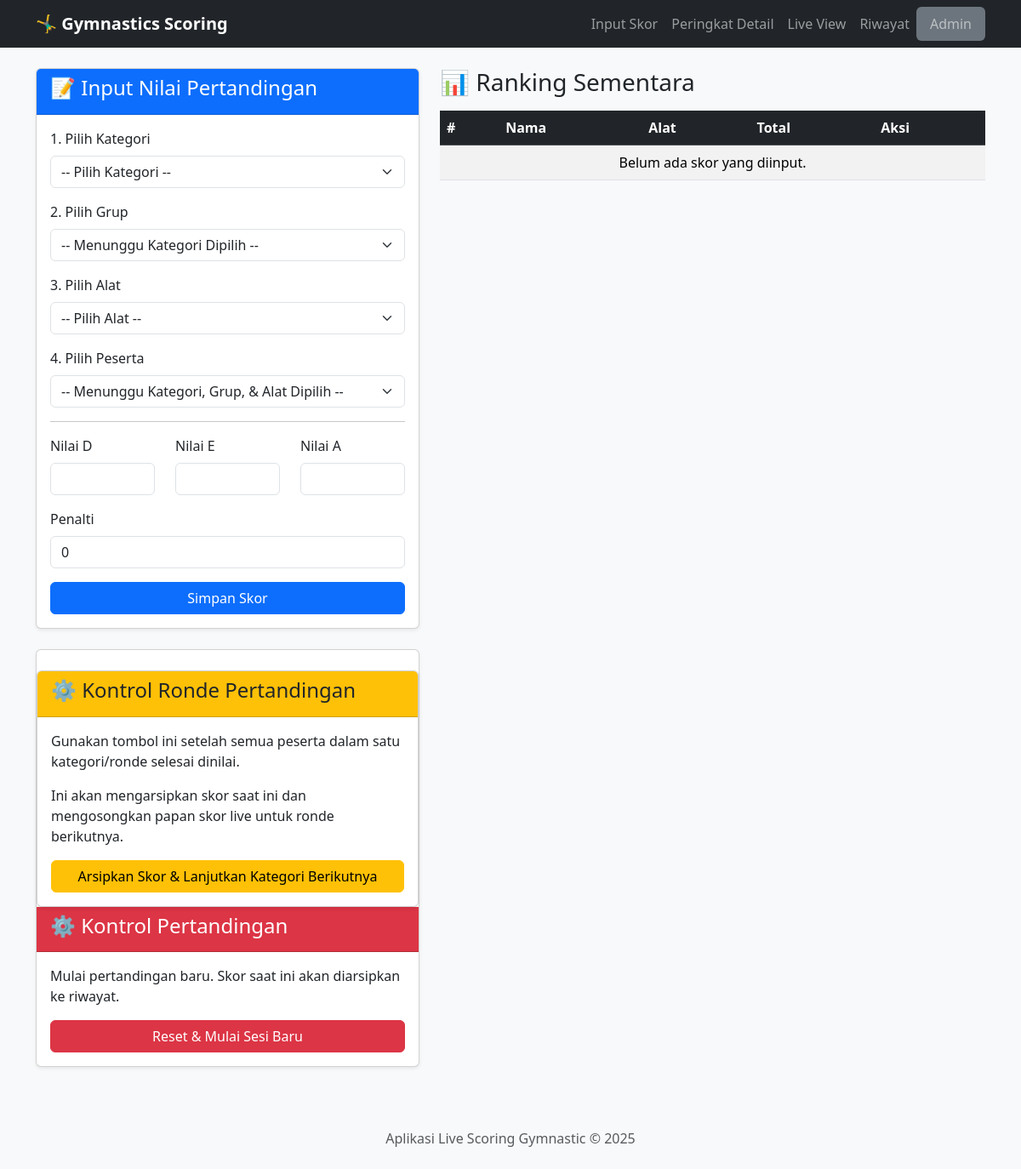
Before: / with the older database file.
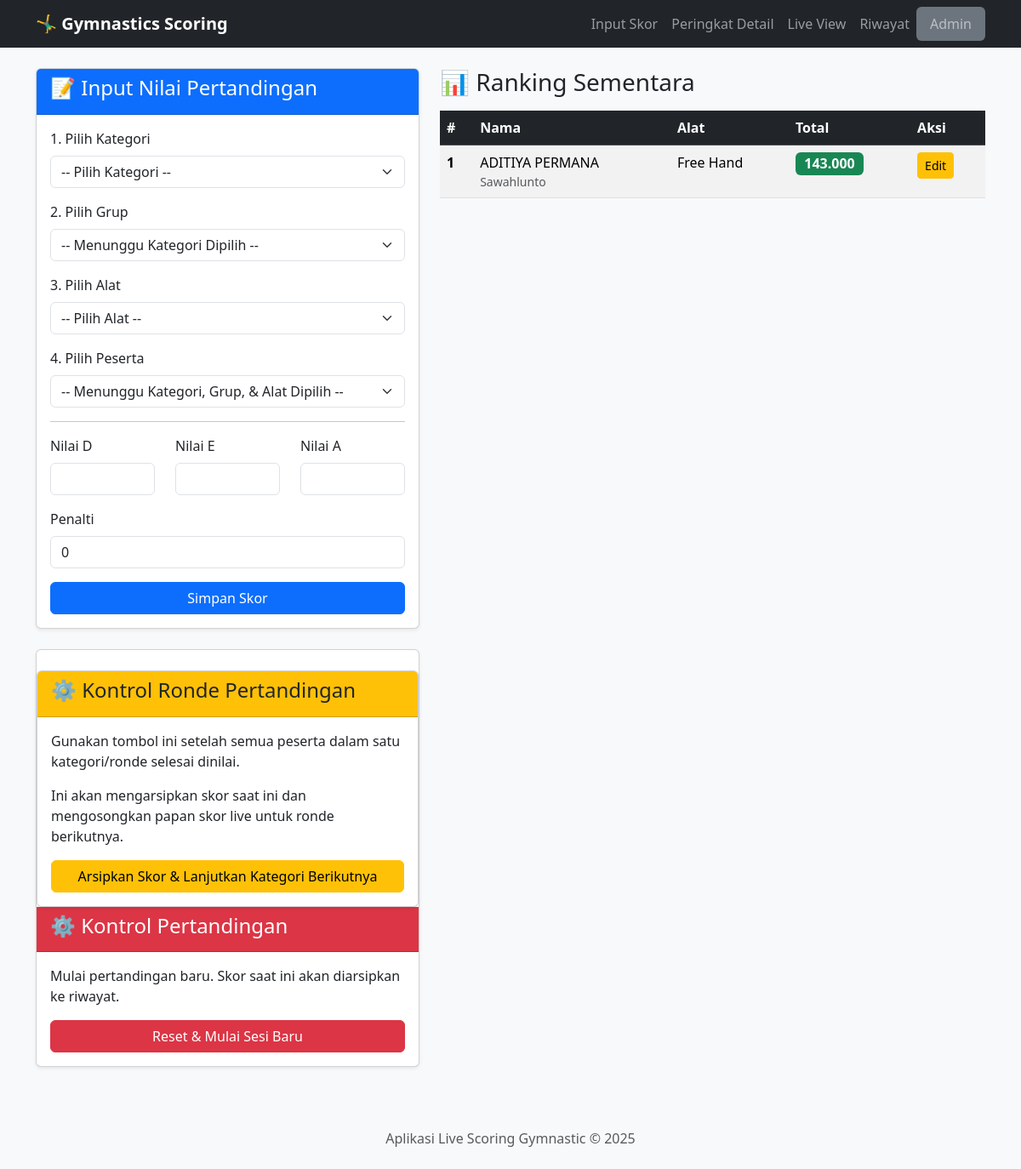
After: the same page with the newer database file.
### app.py (models this page shows)
class Skor(db.Model):
    id = db.Column(db.Integer, primary_key=True)
    event_id = db.Column(db.Integer, db.ForeignKey('event.id'), nullable=False)
    peserta_id = db.Column(db.Integer, db.ForeignKey('peserta.id'), nullable=False)
    alat_id = db.Column(db.Integer, db.ForeignKey('alat.id'), nullable=False)
    nilai_d = db.Column(db.Float, nullable=False, default=0.0)
    nilai_e = db.Column(db.Float, nullable=False, default=0.0)
    nilai_a = db.Column(db.Float, nullable=False, default=0.0)
    penalti = db.Column(db.Float, nullable=False, default=0.0)
    total_nilai = db.Column(db.Float, nullable=False, default=0.0)
    sesi_pertandingan = db.Column(db.String(100), default="current")
    event = db.relationship('Event', backref=db.backref('skor', lazy=True, cascade="all, delete"))
    peserta = db.relationship('Peserta', backref=db.backref('skor', lazy=True, cascade="all, delete"))
    alat = db.relationship('Alat')

class Peserta(db.Model):
    id = db.Column(db.Integer, primary_key=True)
    nama = db.Column(db.String(150), nullable=False)
    event_id = db.Column(db.Integer, db.ForeignKey('event.id'), nullable=False)
    daerah_id = db.Column(db.Integer, db.ForeignKey('daerah.id'), nullable=False)
    kategori_id = db.Column(db.Integer, db.ForeignKey('kategori.id'), nullable=False)
    grup_id = db.Column(db.Integer, db.ForeignKey('grup.id'), nullable=False)
    event = db.relationship('Event', backref=db.backref('peserta', lazy=True, cascade="all, delete"))
    daerah = db.relationship('Daerah', backref=db.backref('peserta', lazy=True))
    kategori = db.relationship('Kategori', backref=db.backref('peserta', lazy=True))
    grup = db.relationship('Grup', backref=db.backref('peserta', lazy=True))
    __table_args__ = {'extend_existing': True}

class Daerah(db.Model):
    id = db.Column(db.Integer, primary_key=True)
    nama = db.Column(db.String(100), unique=True, nullable=False)

class Alat(db.Model):
    id = db.Column(db.Integer, primary_key=True)
    nama = db.Column(db.String(100), unique=True, nullable=False)

### app.py (the view, shortened to what this page needs)
@app.route('/', methods=['GET', 'POST'])
def input_skor():
    active_event = get_active_event()
    if not active_event:
        flash("Tidak ada event yang aktif. Silakan aktifkan satu event di menu Admin.", "warning")
        return render_template('no_event.html')
    kategori_ids = db.session.query(Peserta.kategori_id).filter(Peserta.event_id == active_event.id).distinct().all()
    kategori_list = Kategori.query.filter(Kategori.id.in_([k[0] for k in kategori_ids])).all()
    master_data = { 'kategori': kategori_list, 'alat': Alat.query.order_by(Alat.nama).all() }
    ranking_sementara = Skor.query.filter_by(event_id=active_event.id, sesi_pertandingan='current').order_by(Skor.total_nilai.desc()).all()
    return render_template('input_skor.html', data=master_data, ranking=ranking_sementara, active_event=active_event)

### app.py (called while the page is built)
def get_active_event():
    return Event.query.filter_by(is_active=True).first()

### templates/input_skor.html (shortened to what the changed rows need)
{% extends 'layout.html' %}
{% block content %}
<div class="row">
    <div class="col-lg-7">
        <div class="table-responsive">
            <table class="table table-striped table-hover">
                <thead class="table-dark">
                    <tr>
                        <th>#</th>
                        <th>Nama</th>
                        <th>Alat</th>
                        <th>Total</th>
                        <th>Aksi</th>
                    </tr>
                </thead>
                <tbody>
                    {% for s in ranking %}
                    <tr>
                        <td><strong>{{ loop.index }}</strong></td>
                        <td><a href="{{ url_for('profil_peserta', peserta_id=s.peserta.id) }}" class="participant-link">{{ s.peserta.nama }}</a> <small class="text-muted d-block">{{ s.peserta.daerah.nama }}</small></td>
                        <td>{{ s.alat.nama }}</td>
                        <td><span class="badge bg-success fs-6">{{ "%.3f"|format(s.total_nilai) }}</span></td>
                        <td>
                            <a href="{{ url_for('edit_skor', skor_id=s.id) }}" class="btn btn-sm btn-warning">Edit</a>
                        </td>
                    </tr>
                    {% else %}
                    <tr><td colspan="5" class="text-center">Belum ada skor yang diinput.</td></tr>
                    {% endfor %}
                </tbody>
            </table>
        </div>
    </div>
</div>
{% endblock %}

Changed rows visible on the page:
added Skor: peserta.nama "ADITIYA PERMANA", peserta.daerah.nama "Sawahlunto", alat.nama "Free Hand", total_nilai "143.000"
Other visible differences:
text no longer shown: "Belum ada skor yang diinput."
